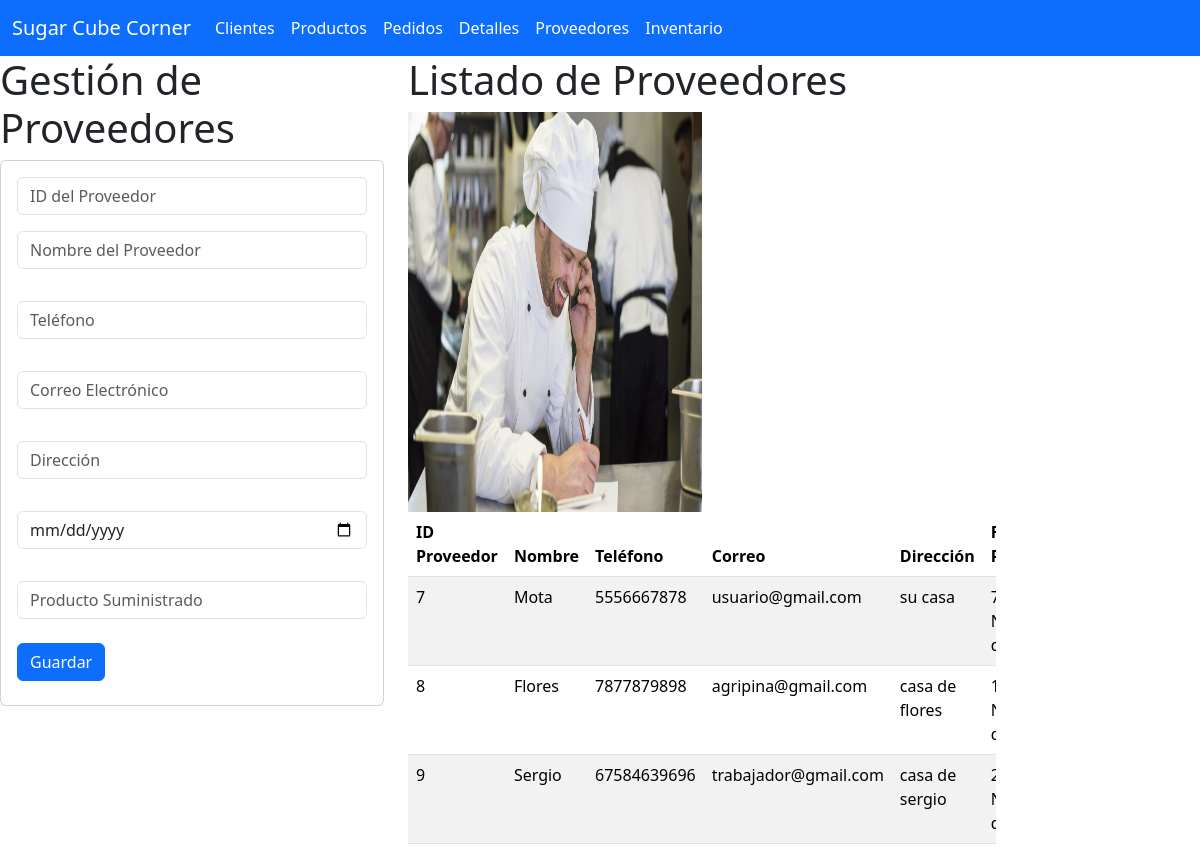
/proveedores, run on the app's committed database.
### TProveedores_app/models.py (models this page shows, shortened)
class TProveedor(models.Model):
    proveedorid = models.IntegerField(primary_key=True)
    nombre = models.CharField(max_length=100)
    telefono = models.CharField(max_length=15)
    correo = models.CharField(max_length=100)
    direccion = models.CharField(max_length=255)
    fecharegistro = models.DateField()
    productosuministro = models.CharField(max_length=100)
    class Meta:
        verbose_name_plural = "TProveedores"

### TProveedores_app/views.py (the view)
# urls.py: path("proveedores", views.inicio_vistaProveedores, name="inicio_vistaProveedores"),
def inicio_vistaProveedores(request):
    misproveedores = TProveedor.objects.all()
    return render(request, "gestionarProveedores.html", {"misproveedores": misproveedores})

### TProveedores_app/templates/gestionarProveedores.html (shortened to what this page needs)
{% extends "base.html" %}
{% load static %}
{% block cuerpo %}
<div class="row">
    <div class="col-sm-12 col-md-4 col-lg-4 col-xl-4">
        <h1>Gestión de Proveedores</h1>
        <div class="card">
            <div class="card-body">
                <form action="/registrarProveedor/" method="POST">{% csrf_token %}
                    <div class="form-group">
                        <input type="number" id="proveedorid" name="proveedorid" class="form-control"
                               placeholder="ID del Proveedor" required>
                    </div>
                    <div class="form-group py-3">
                        <input type="text" id="nombre" name="nombre" class="form-control"
                               placeholder="Nombre del Proveedor" required>
                    </div>
                    <div class="form-group py-3">
                        <input type="text" id="telefono" name="telefono" class="form-control"
                               placeholder="Teléfono" required>
                    </div>
                    <div class="form-group py-3">
                        <input type="email" id="correo" name="correo" class="form-control"
                               placeholder="Correo Electrónico" required>
                    </div>
                    <div class="form-group py-3">
                        <input type="text" id="direccion" name="direccion" class="form-control"
                               placeholder="Dirección" required>
                    </div>
                    <div class="form-group py-3">
                        <input type="date" id="fecharegistro" name="fecharegistro" class="form-control"
                               required>
                    </div>
                    <div class="form-group py-3">
                        <input type="text" id="productosuministro" name="productosuministro" class="form-control"
                               placeholder="Producto Suministrado" required>
                    </div>
                    <div class="form-group py-2">
                        <button type="submit" class="btn btn-primary">Guardar</button>
                    </div>
                </form>
            </div>
        </div>
    </div>
    <div class="col-sm-12 col-md-4 col-lg-4 col-xl-6">
        <h1>Listado de Proveedores</h1>
        <img class="w-50" src="{% static 'img/fondo6.jpg' %}" alt="productos" width="400" height="400">
        <div class="table-responsive">
            <table class="table table-striped">
                <thead>
                <tr>
                    <th>ID Proveedor</th>
                    <th>Nombre</th>
                    <th>Teléfono</th>
                    <th>Correo</th>
                    <th>Dirección</th>
                    <th>Fecha Registro</th>
                </tr>
                </thead>
                <tbody>
                {% for p in misproveedores %}
                    <tr>
                        <td>{{ p.proveedorid }}</td>
                        <td>{{ p.nombre }}</td>
                        <td>{{ p.telefono }}</td>
                        <td>{{ p.correo }}</td>
                        <td>{{ p.direccion }}</td>
                        <td>{{ p.fecharegistro }}</td>
                    </tr>
                {% endfor %}
                </tbody>
            </table>
        </div>
    </div>
</div>
{% endblock %}

### data on the page
TProveedor: proveedorid "7", nombre "Mota", telefono "5556667878", correo "usuario@gmail.com", direccion "su casa"
TProveedor: proveedorid "8", nombre "Flores", telefono "7877879898", correo "agripina@gmail.com", direccion "casa de flores"
TProveedor: proveedorid "9", nombre "Sergio", telefono "67584639696", correo "trabajador@gmail.com", direccion "casa de sergio"
